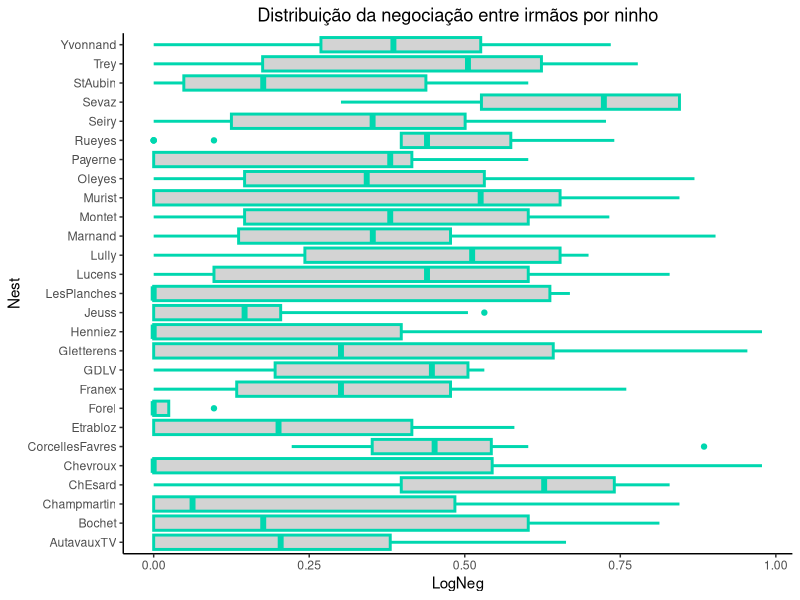
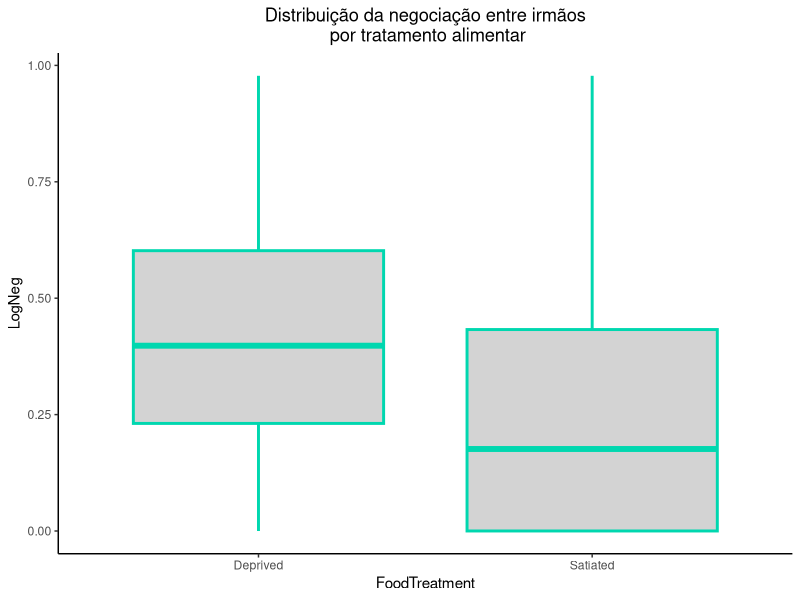
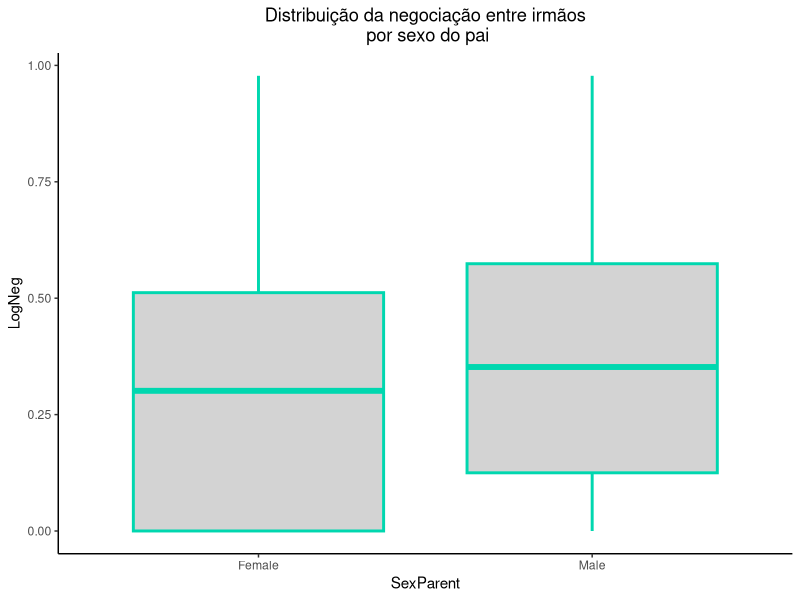
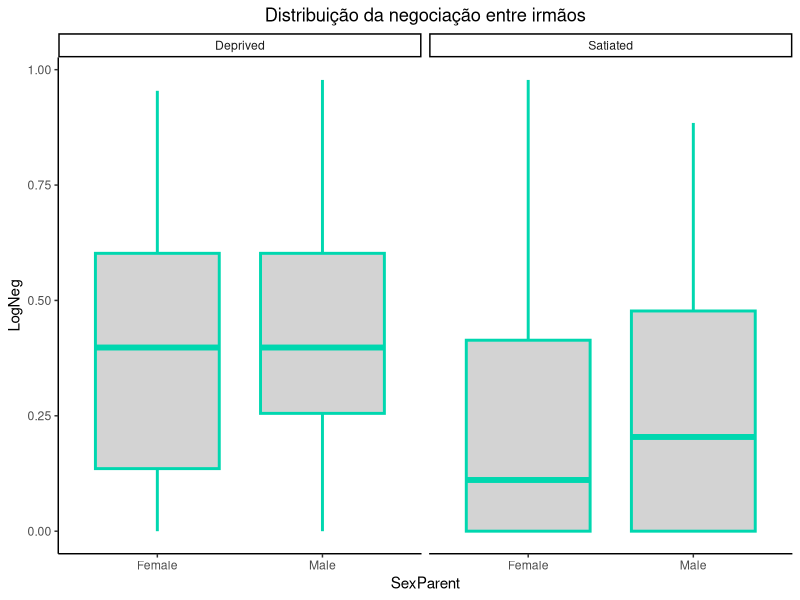
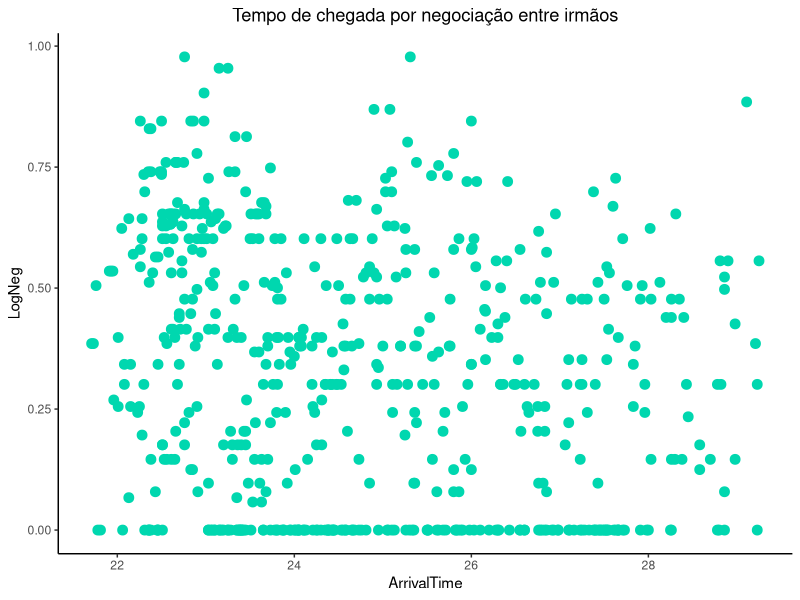
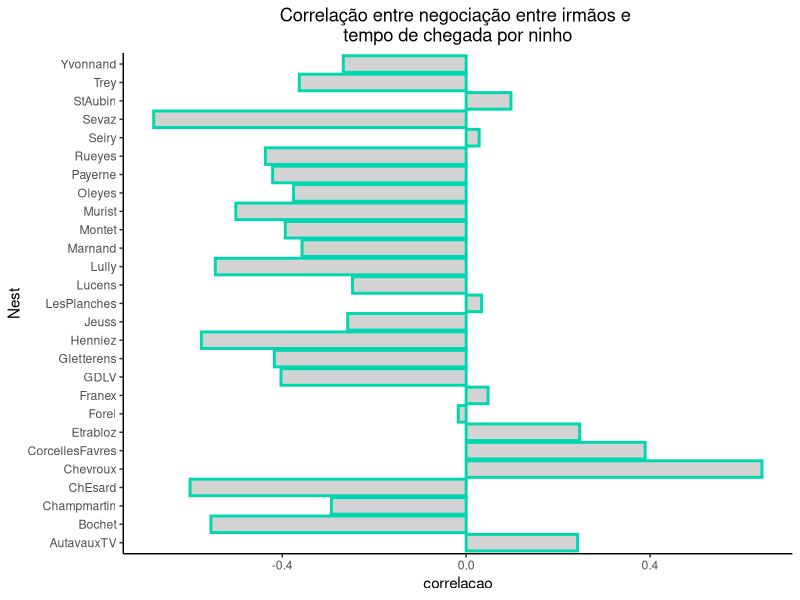
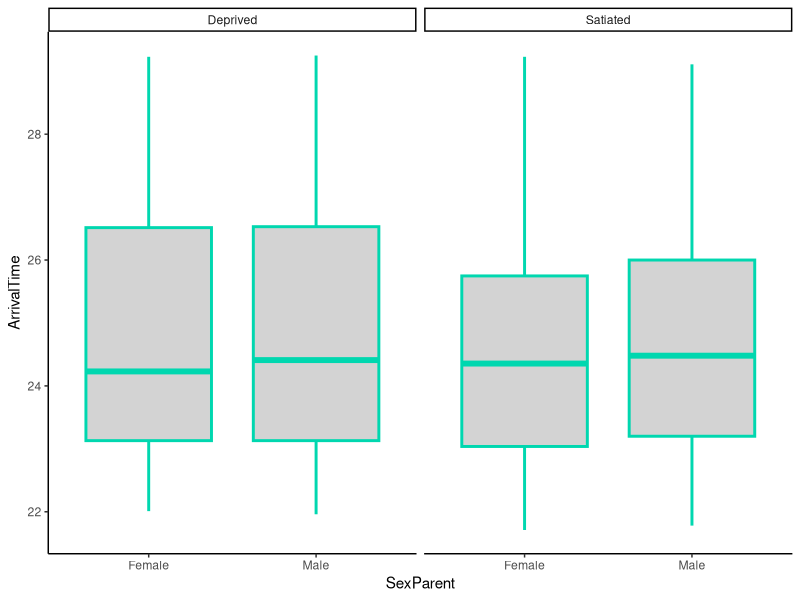

Generate these figures, in order, with R:
## ---- chunk 1
## importando os pacotes
library(glmmTMB)
library(tidyverse)
library(knitr)
library(ggplot2)
library(nlme)
## importando os dados
data(Owls, package = "glmmTMB")
## ---- chunk 2
Owls$LogNeg <- log10(Owls$NegPerChick+1)
## ---- chunk 3
Owls %>% group_by(Nest) %>%
  summarise(contagem = n()) %>%
  arrange(contagem) %>%
  kable(row.names = F, align = "c")
## ---- chunk 4
ggplot(Owls) +
  geom_boxplot(aes(x = Nest, y = LogNeg), 
               fill = '#D3D3D3', 
               color = '#00d7af', 
               size = 1) +
  coord_flip() + theme_classic() + 
  ggtitle('Distribuição da negociação entre irmãos por ninho') +
  theme(plot.title = element_text(hjust = 0.5))
## ---- chunk 5
ggplot(Owls) +
  geom_boxplot(aes(x = FoodTreatment, y = LogNeg), 
               fill = '#D3D3D3', 
               color = '#00d7af', 
               size = 1) +
  theme_classic() +
  ggtitle('Distribuição da negociação entre irmãos\n por tratamento alimentar') +
  theme(plot.title = element_text(hjust = 0.5))
## ---- chunk 6
ggplot(Owls) +
  geom_boxplot(aes(x = SexParent, y = LogNeg), 
               fill = '#D3D3D3', 
               color = '#00d7af', 
               size = 1) +
  theme_classic() +
  ggtitle('Distribuição da negociação entre irmãos\n por sexo do pai') +
  theme(plot.title = element_text(hjust = 0.5))
## ---- chunk 7
ggplot(Owls) +
  geom_boxplot(aes(x = SexParent, y = LogNeg), 
               fill = '#D3D3D3', 
               color = '#00d7af', 
               size = 1) +
  theme_classic() + facet_grid(~FoodTreatment) +
  ggtitle('Distribuição da negociação entre irmãos') +
  theme(plot.title = element_text(hjust = 0.5))
## ---- chunk 8
ggplot(Owls) +
  geom_point(aes(x = ArrivalTime, y = LogNeg), color = '#00d7af', size = 3) +
  theme_classic() + ggtitle('Tempo de chegada por negociação entre irmãos') +
  theme(plot.title = element_text(hjust  = 0.5))
## ---- chunk 9
Owls %>%
  group_by(Nest) %>%
  summarise(correlacao = cor(ArrivalTime, LogNeg)) %>%
  ggplot() +
  geom_col(aes(x = Nest, y = correlacao), 
           fill = '#D3D3D3', 
               color = '#00d7af', 
               size = 1) +
  theme_classic() +
  coord_flip() + ggtitle('Correlação entre negociação entre irmãos e \ntempo de chegada por ninho') + theme(plot.title = element_text(hjust = 0.5))
## ---- chunk 10
ggplot(Owls) + 
  geom_boxplot(aes(x = SexParent, y = ArrivalTime), 
               fill = '#D3D3D3', 
               color = '#00d7af', 
               size = 1) +
  facet_grid(~FoodTreatment) + theme_classic()
## ---- chunk 11
negociacao <- lme(LogNeg~SexParent+FoodTreatment+ArrivalTime, random= ~1| Nest, data = Owls)
summary(negociacao)
## ---- chunk 12
com_SexParent <- lme(LogNeg~SexParent+FoodTreatment+ArrivalTime, 
                     random= ~1| Nest, 
                     method = "ML", 
                     data = Owls)
sem_SexParent <- lme(LogNeg~FoodTreatment+ArrivalTime, 
                     random= ~1| Nest, 
                     method = "ML", 
                     data = Owls)
anova(sem_SexParent, com_SexParent)
## ---- chunk 13
sem_SexParent <- lme(LogNeg~FoodTreatment+ArrivalTime, random= ~1| Nest, data = Owls)
sem_SexParent
## ---- chunk 14
Owls_Forel <- Owls %>% filter(Nest == 'Forel')
Owls_Forel %>% 
  select(Nest, 
         FoodTreatment, 
         SexParent, 
         ArrivalTime, 
         LogNeg) %>%
  kable(row.names = F)
## ---- chunk 15
Owls_Forel %>%
  select(LogNeg) %>%
  kable(row.names = F, col.names = '')
## ---- chunk 16
#rs1 <- reStruct(LogNeg~FoodTreatment+ArrivalTime, data = Owls)
#model.matrix(rs1, data = Owls)[158:161,]
Owls_Forel %>% mutate(intercepto = c(1,1,1,1),
                                  FoodTreatmentSatiated = ifelse(FoodTreatment == 'Satiated', 1, 0)) %>% 
  select(intercepto, FoodTreatmentSatiated, ArrivalTime) %>%
  kable(row.names = F)
## ---- chunk 17
sem_SexParent$coefficients$fixed %>%
  kable(col.names = '')
## ---- chunk 18
sem_SexParent$coefficients$random$Nest['Forel',] %>%
  kable(col.names = '')
## ---- chunk 19
sem_SexParent
